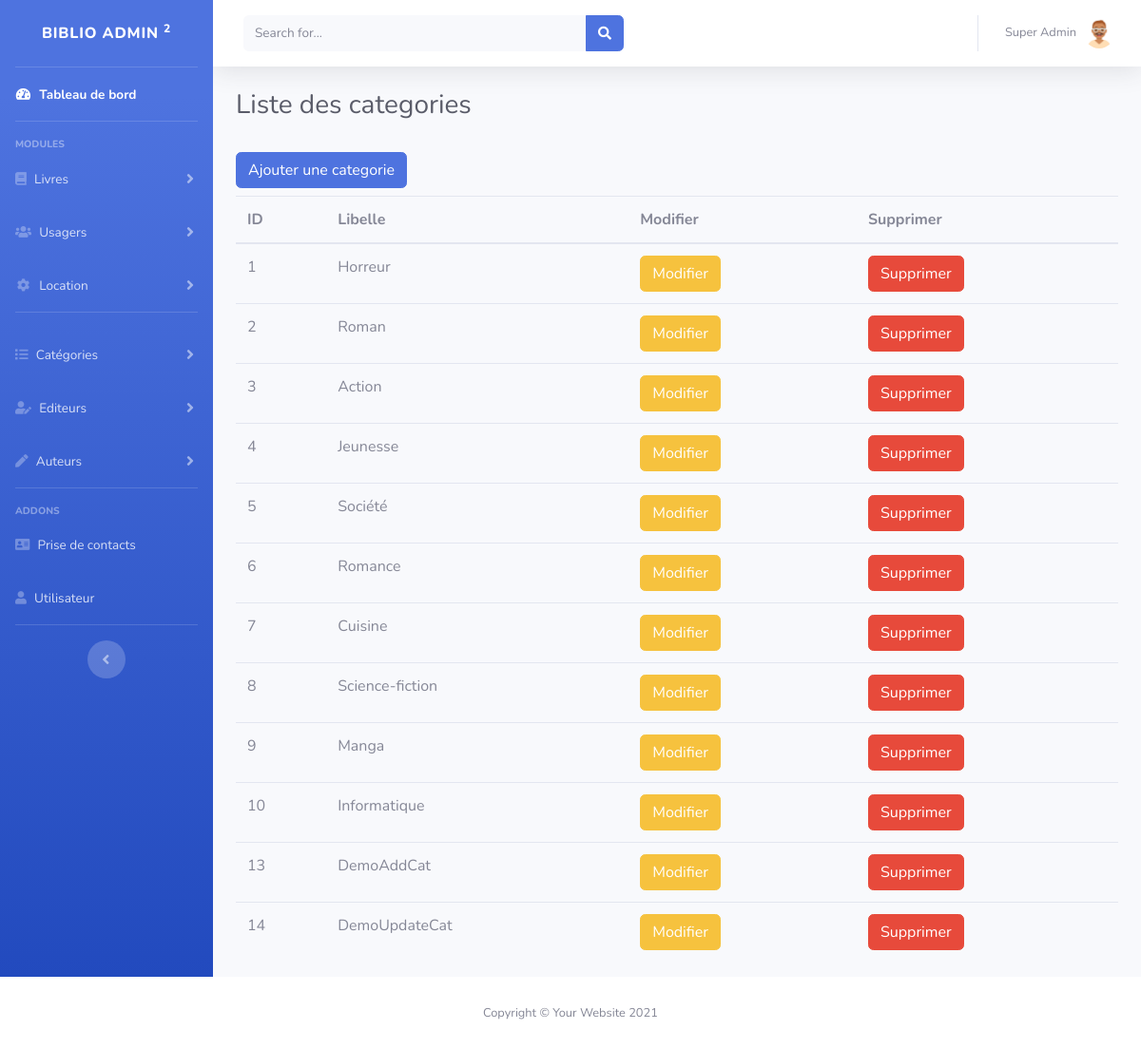
/admin/categorie/index.php (signed in), run on the app's committed database.
### tables this page shows
CREATE TABLE IF NOT EXISTS `categorie` (
  `id` int(11) NOT NULL AUTO_INCREMENT,
  `libelle` varchar(255) NOT NULL,
  PRIMARY KEY (`id`)
);

### admin/categorie/index.php (the view, shortened to what this page needs)
<?php
    include '../config/bdd.php';
    $sql = 'SELECT * FROM categorie';
    $req = $bdd->query($sql);
    $categories = $req->fetchAll(PDO::FETCH_ASSOC);
?>
<!DOCTYPE html>
<html lang="fr">
<head>
    <link href="<?= URL_ADMIN ?>vendor/fontawesome-free/css/all.min.css" rel="stylesheet" type="text/css">
    <link href="http://localhost/biblio/admin/css/sb-admin-2.min.css" rel="stylesheet">
</head>
<body id="page-top">
    <div id="wrapper">
        <?php
            include '../includes/sidebar.php';
        ?>
        <div id="content-wrapper" class="d-flex flex-column">
            <?php
                    include '../includes/topbar.php';
                ?>
                <div class="container-fluid">
                    <div class="d-sm-flex align-items-center justify-content-between mb-4">
                        <h1 class="h3 mb-0 text-gray-800">Liste des categories</h1>
                    </div>
                    <a href="add.php" class="btn btn-primary my-2">Ajouter une categorie</a>
                    <table class="table">
                        <thead>
                            <tr>
                            <th scope="col">ID</th>
                            <th scope="col">Libelle</th>
                            <th scope="col">Modifier</th>
                            <th scope="col">Supprimer</th>
                            </tr>
                        </thead>
                        <tbody>
                            <?php foreach ($categories as $categorie) : ?>
                                <tr>
                                    <td><?= $categorie['id'] ?></td>
                                    <td><?= $categorie['libelle'] ?></td>
                                    <td><a href="update.php?id=<?= $categorie['id'] ?>" class="btn btn-warning">Modifier</a></td>
                                    <td><a href="action.php?id=<?= $categorie['id'] ?>" class="btn btn-danger">Supprimer</a></td>
                                </tr>
                            <?php endforeach; ?>
                        </tbody>
                        </table>
                </div>
            </div>
            <?php
                include '../includes/footer.php';
            ?>
</body>
</html>

### data on the page
categorie: id "1", libelle "Horreur"
categorie: id "2", libelle "Roman"
categorie: id "3", libelle "Action"
categorie: id "4", libelle "Jeunesse"
categorie: id "5", libelle "Société"
categorie: id "6", libelle "Romance"
categorie: id "7", libelle "Cuisine"
categorie: id "8", libelle "Science-fiction"
categorie: id "9", libelle "Manga"
categorie: id "10", libelle "Informatique"
categorie: id "13", libelle "DemoAddCat"
categorie: id "14", libelle "DemoUpdateCat"

### other printed values
$_SESSION['user']['nom'] "Super"
$_SESSION['user']['prenom'] "Admin"
